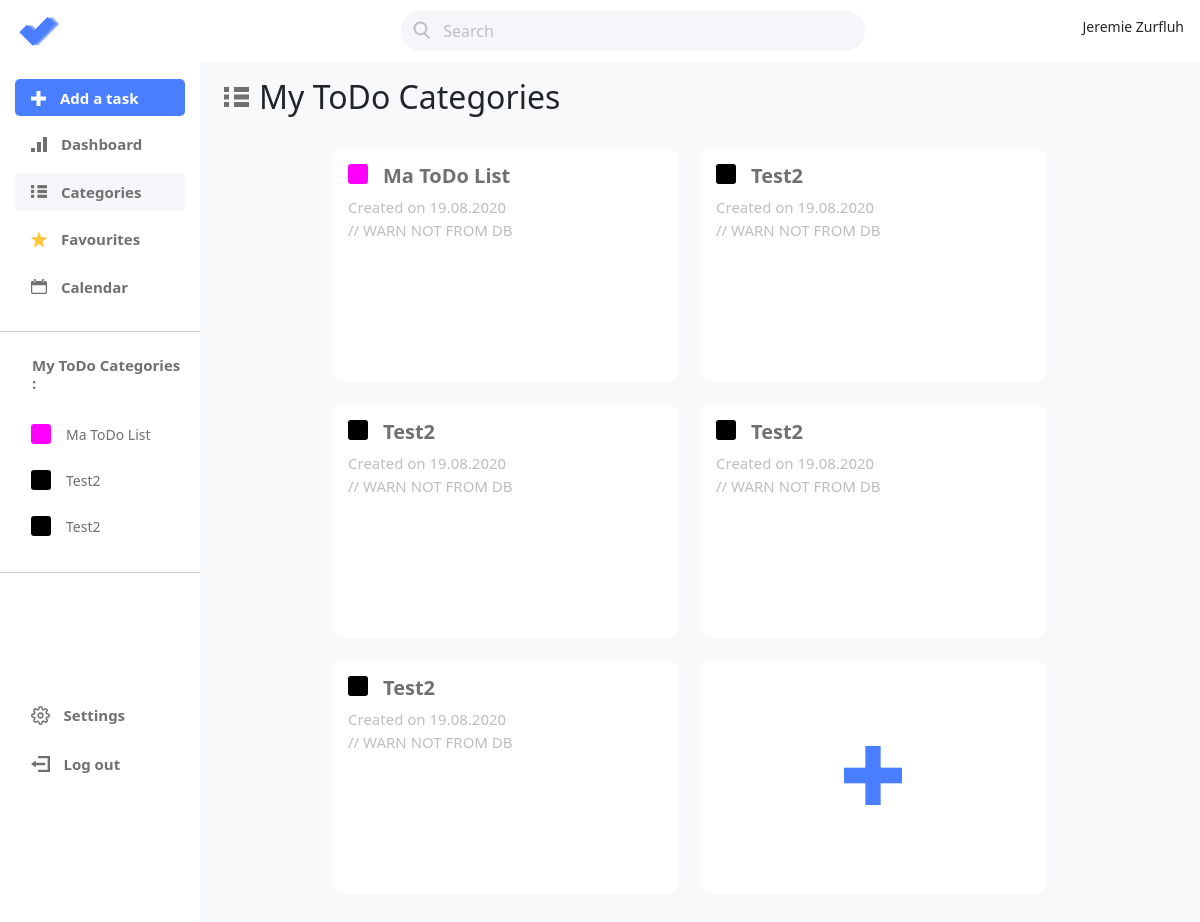
The app's page /categories.php (signed in), older data.
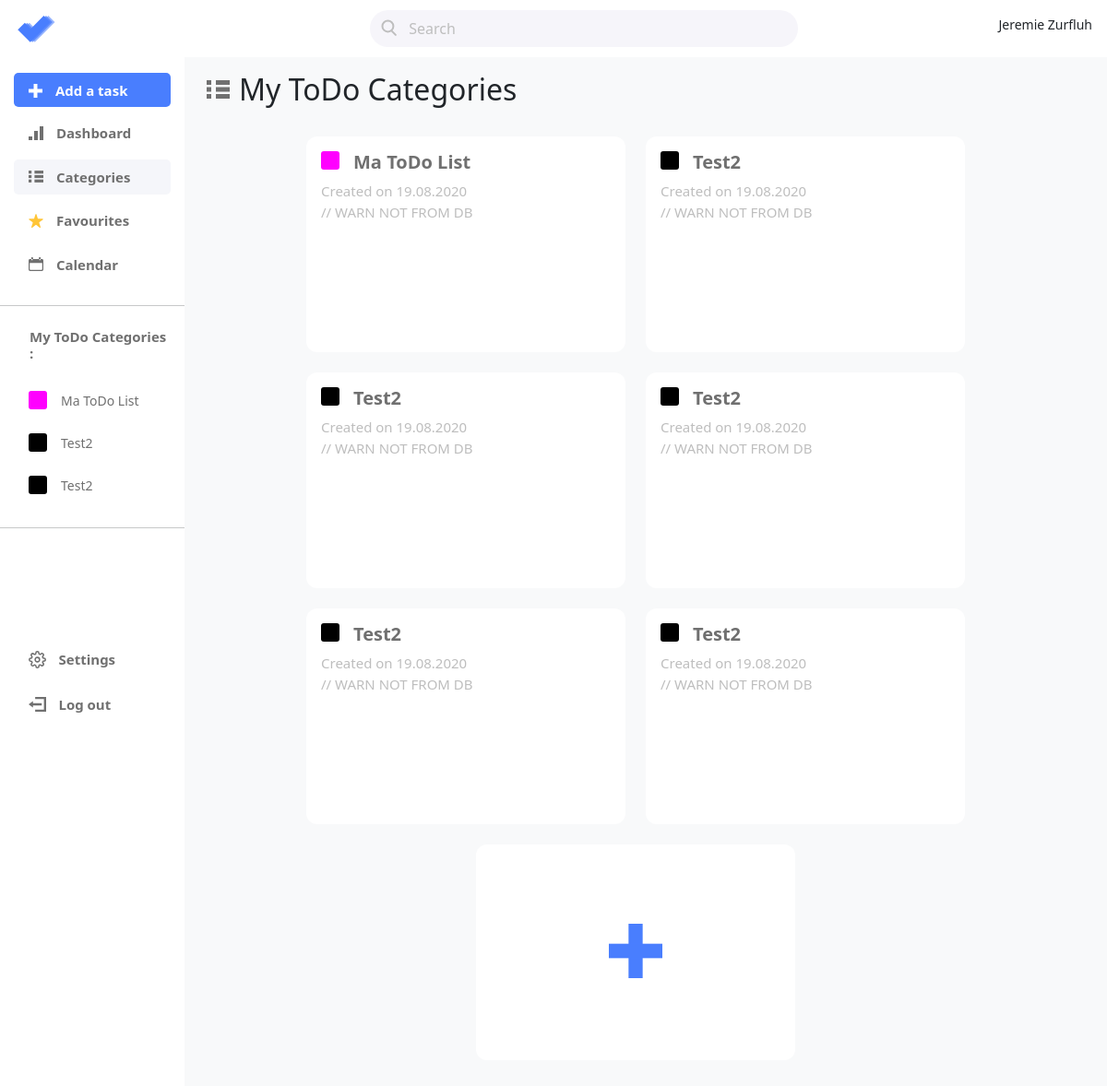
The same page, newer data.
### tables this page shows
CREATE TABLE Category (
    id          INTEGER   PRIMARY KEY AUTOINCREMENT
                          UNIQUE
                          NOT NULL,
    title       TEXT (50) NOT NULL,
    description TEXT,
    color       TEXT      NOT NULL,
    user_id     INTEGER   REFERENCES User (id) 
                          NOT NULL,
    created_at  TEXT      NOT NULL
                          DEFAULT (datetime() ) 
);

### app/ch/comem/todoapp/category/CategoryManager.php (called while the page is built, shortened)
<?php
class CategoryManager
{
    private static ?CategoryManager $instance = null;
    private array $categories;
    private function __construct()
    {
        $this->categories = [];
        $this->loadCategories();
    }
    public static function getInstance(): CategoryManager
    {
        if (self::$instance == null) self::$instance = new CategoryManager();
        return self::$instance;
    }
    private function loadCategories(): bool
    {
        $this->categories = DbManagerCRUD_Category::getInstance()->readAll();
        return true;
    }
    public function getCategories(): array
    {
        return $this->categories;
    }
}

### app/autoload.php (called while the page is built, shortened)
<?php
spl_autoload_register(function ($class) {
    $class = str_replace("\\", "/", $class);
    $path = __DIR__ . "/../app/" . $class . ".php";
});

### app/ch/comem/todoapp/dbCRUD/DbManagerCRUD.php (called while the page is built, shortened)
<?php
abstract class DbManagerCRUD implements I_APICRUD
{
    private $db = null;
    public function __construct()
    {
        $config = parse_ini_file('../../config/db.ini', true);
        $this->db = new PDO($config['dsn']);
        $this->db->setAttribute(PDO::ATTR_DEFAULT_FETCH_MODE, PDO::FETCH_ASSOC);
    }
    public function getDb(): PDO
    {
        return $this->db;
    }
}

### app/ch/comem/todoapp/dbCRUD/DbManagerCRUD_Category.php (called while the page is built, shortened)
<?php
class DbManagerCRUD_Category extends DbManagerCRUD
{
    private static ?DbManagerCRUD_Category $instance = null;
    public static function getInstance(): DbManagerCRUD_Category
    {
        if (self::$instance === null) self::$instance = new DbManagerCRUD_Category();
        return self::$instance;
    }
    public function readAll(): array
    {
        $userId = $this->getUserId();
        $sql = "SELECT * FROM Category WHERE user_id = :user_id";
        $stmt = $this->getDb()->prepare($sql);
        $stmt->execute(["user_id" => $userId]);
        $categories = $stmt->fetchAll();
        $result = [];
        foreach ($categories as $category) {
            $result[] = (new CategoryBuilder($category["title"], $category["color"]))
                ->setId($category["id"])
                ->setDescription($category["description"])
                ->build();
        }
        return $result;
    }
    private function getUserId(): ?int
    {
        return $_SESSION["user"]["id"];
    }
}

### app/ch/comem/todoapp/category/Category.php (called while the page is built, shortened)
<?php
class Category
{
    private ?int $id;
    private string $title;
    private string $color;
    public function __construct(CategoryBuilder $builder)
    {
        $this->id = $builder->getId();
        $this->title = $builder->getTitle();
        $this->color = $builder->getColor();
    }
    public function getId(): ?int
    {
        return $this->id;
    }
    public function getTitle(): string
    {
        return ucfirst($this->title);
    }
    public function getColor(): string
    {
        return $this->color;
    }
}

### app/ch/comem/todoapp/category/CategoryBuilder.php (called while the page is built, shortened)
<?php
class CategoryBuilder
{
    public function __construct(string $title, string $hexColor)
    {
        $this->title = $title;
        $this->color = $hexColor;
    }
    public function setId(int $id): CategoryBuilder
    {
        $this->id = $id;
        return $this;
    }
}

### public/categories.php (the view, shortened to what this page needs)
<?php
require_once '../app/autoload.php';
$categoryManager = CategoryManager::getInstance();
?>
<!DOCTYPE html>
<html lang="fr" data-lt-installed="true">
<head>
    <link href="https://cdn.jsdelivr.net/npm/bootstrap@5.3.2/dist/css/bootstrap.min.css" rel="stylesheet">
    <link href="styles/main.css" rel="stylesheet">
    <link href="styles/navBar.css" rel="stylesheet">
    <link href="styles/dashboard.css" rel="stylesheet">
    <link href="styles/task.css" rel="stylesheet">
    <link href="styles/list.css" rel="stylesheet">
    <link href="styles/taskCheckboxColor.css" rel="stylesheet">
    <link rel="stylesheet" href="https://cdnjs.cloudflare.com/ajax/libs/font-awesome/5.15.1/css/all.min.css">
</head>
<body>
    <?php include_once './components/navbar.php'; ?>
    <div class="container-fluid">
        <div class="row">
            <?php include_once './components/sidebar.php'; ?>
            <main class="col-md-9 ml-sm-auto col-lg-10 pt-3 px-4 bg-light mainFullHeight">
                <div class="d-flex justify-content-between flex-wrap flex-md-nowrap align-items-center pb-2 mb-3">
                    <h1 class="h2" id="listsTitle">My ToDo Categories</h1>
                </div>
                <div class="d-flex flex-row justify-content-center align-items-start flex-wrap myListsDisplay">
                    <?php foreach ($categories as $category) : ?>
                        <div class="p-3 myListsItem" data-id="<?= $category->getId() ?>">
                            <div class="d-flex">
                                <div class="colorTag" style="background: <?= $category->getColor() ?>;"></div>
                                <h3 class="myListsTitle"><?= $category->getTitle() ?></h3>
                            </div>
                            <p class="myListsDate">Created on 19.08.2020 // WARN NOT FROM DB</p>
                            <p class="myListsDescritpion"><?= $category->getDescription() ?></p>
                        </div>
                    <?php endforeach; ?>
                    <div class="p-3 addListsItem" id="addListTrigger">
                        <img src="assets/icons/bigAdd.svg" alt="Add a list icon" class="addListsImg">
                    </div>
                </div>
            </main>
        </div>
    </div>
</body>
</html>

### public/components/navbar.php (shortened to what this page needs)
<nav class="navbar navbar-dark sticky-top bg-white flex-md-nowrap p-0">
    <a class="col-md-3 col-lg-2 mr-0 px-3" href="/">
        <img class="" src="assets/icons/logo.svg" alt="Logo">
    </a>
    <div id="searchContent">
        <input class="mx-auto searchBar" type="search" placeholder="Search" aria-label="Search">
    </div>
    <ul class="navbar-nav px-3">
        <li class="nav-item text-nowrap">
            <div class="d-flex flex-row justify-content-end align-items-center">
                <p class="navUserDisplayName"><?= $_SESSION["user"]["firstName"] . " " . $_SESSION["user"]["lastName"] ?></p>
            </div>
        </li>
    </ul>
</nav>

### public/components/sidebar.php (shortened to what this page needs)
<?php
require_once "../app/autoload.php";
$categoryManager = CategoryManager::getInstance();
$categories = $categoryManager->getCategories();
?>
<nav id="sidebarMenu" class="col-md-3 col-lg-2 d-md-block bg-white sidebar collapse">
    <div class="sidebar-sticky pt-3">
        <ul class="nav flex-column sidebarUl">
            <li class="nav-item navItemAddTask">
                <a class="nav-link navLinkAddTask" href="#">
                    <img class="navImg" src="assets/icons/addtask.svg" alt="Add a task icon">
                    Add a task
                </a>
            </li>
            <li class="nav-item">
                <a class="nav-link navItem <?php echo (basename($_SERVER['PHP_SELF']) === 'dashboard.php') ? 'navItemActive' : ''; ?>" href="/dashboard.php">
                    <img class="navImg" src="assets/icons/dashboard.svg" alt="Dashboard icon">
                    Dashboard
                </a>
            </li>
            <li class="nav-item">
                <a class="nav-link navItem <?php echo (basename($_SERVER['PHP_SELF']) === 'categories.php') ? 'navItemActive' : ''; ?>" href="/categories.php">
                    <img class="navImg" src="assets/icons/lists.svg" alt="Lists icon">
                    Categories
                </a>
            </li>
            <li class="nav-item">
                <a class="nav-link navItem <?php echo (basename($_SERVER['PHP_SELF']) === 'favourites.php') ? 'navItemActive' : ''; ?>" href="/favourites.php">
                    <img class="navImg" src="assets/icons/favourite.svg" alt="Favourites icon">
                    Favourites
                </a>
            </li>
            <li class="nav-item">
                <a class="nav-link navItem <?php echo (basename($_SERVER['PHP_SELF']) === 'calendar.php') ? 'navItemActive' : ''; ?>" href="/calendar.php">
                    <img class="navImg" src="assets/icons/calendar.svg" alt="Calendar icon">
                    Calendar
                </a>
            </li>
        </ul>
        <hr>
        <h6 class="d-flex justify-content-between align-items-center px-3 mt-4 mb-1 text-muted">
            <span class="navItem navToDoListTitle">My ToDo Categories :</span>
        </h6>
        <ul class="nav flex-column mb-2 navToDoList">
            <?php foreach ($categories as $category) : ?>
                <li class="nav-item">
                    <a class="nav-link navToDoItem d-flex" href="./category?id=<?= $category->getId() ?>">
                        <div class="colorTag" style="background: <?= $category->getColor() ?>;"></div>
                        <span><?= $category->getTitle() ?></span>
                    </a>
                </li>
            <?php endforeach; ?>
        </ul>
        <hr>
        <ul class="nav flex-column mb-2 sidebarUl bottomUl">
            <li class="nav-item">
                <a class="nav-link navItem" href="#" id="settings">
                    <img class="navImg" src="assets/icons/settings.svg" alt="">
                    Settings
                </a>
            </li>
            <li class="nav-item">
                <a class="nav-link navItem" href="/logout.php">
                    <img class="navImg" src="assets/icons/logout.svg" alt="">
                    Log out
                </a>
            </li>
        </ul>
    </div>
</nav>

### public/styles/main.css (style rules this page uses)
body { font-size: .875rem; }
.mainFullHeight { min-height: calc(100vh - 60px); margin-left: auto!important; }
#listsTitle::before { content: url("../assets/icons/listsBig.svg"); margin-right: 10px; }
.colorTag { width: 20px; height: 20px; border-radius: 3px; }

### public/styles/navBar.css (style rules this page uses)
.sidebar { position: fixed; top: 0; bottom: 0; left: 0; z-index: 100; padding: 48px 0 0; }
.sidebar-sticky { position: relative; top: 0; height: calc(100vh - 48px); padding-top: .5rem; overflow-x: hidden; overflow-y: auto; }
.navToDoList { overflow: auto; height: 160px; display: block; }
#searchContent { width: 100%; max-width: 464px; }
.searchBar { width: 100%; height: 40px; border-radius: 20px; background-color: #f6f5fa; border-color: transparent; background-image: url(../assets/icons/loupe.svg); background-repeat: no-repeat; background-position-y: center; padding-left: 40px; background-position-x: 10px; transition: padding-left .5s cubic-bezier(0.21, 0.64, 0.15, 0.98); }
.searchBar::placeholder { width: 362px; height: 20px; font-size: 16px; color: #bebebe; }
.navUserDisplayName { margin-top: 16px; }
.sidebarUl { margin: 15px; }
.nav-item { margin-bottom: 9px; }
.navItemAddTask { background-color: #497EFE; border-radius: 5px; height: 37px; }
.navLinkAddTask { font-family: "Segoe UI"; font-weight: bold; font-size: 15px; text-align: left; color: #fff; }
.navImg { margin-right: 10px; padding-bottom: 3px; }
.navItem { font-family: "Segoe UI"; font-weight: bold; font-size: 15px; text-align: left; color: #707070; }
.navItemActive { background-color: #F5F6FA; border-radius: 5px; }
.navToDoItem { color: #707070; }
.navToDoItem span { margin-left: 15px; }
.navToDoList { padding-top: 20px; margin-left: 15px; }
.navToDoListTitle { margin-left: 16px; }
.bottomUl { position: absolute; bottom: 0px; }
#sidebarMenu { position: fixed; }

### public/styles/list.css (style rules this page uses)
.myListsItem { width: 346px; height: 234px; border-radius: 12px; background: #fff; margin-right: 22px; margin-bottom: 22px; cursor: pointer; }
.myListsTitle { font-weight: bold; font-size: 20px; text-align: left; color: #707070; margin-left: 15px; }
.myListsDate { width: 166px; height: 18px; font-weight: normal; font-size: 15px; text-align: left; color: #bebebe; }
.myListsDescritpion { width: 293px; height: 125px; font-weight: normal; font-size: 15px; text-align: left; color: #707070; padding-top: 10px; }
.myListsDisplay { margin-bottom: 50px; }
.addListsItem { width: 346px; height: 234px; border-radius: 12px; background: #fff; margin-right: 22px; margin-bottom: 22px; text-align: center; }
.addListsImg { margin-left: auto; margin-right: auto; margin-top: 70px; }

Row changes from the older to the newer data that the page shows:
added category: title "Test2", shown under "My ToDo Categories"
